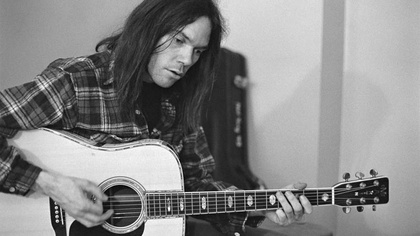
%> input picture Input/NY.jpg, 420 x 236 px, shrunk from 960 x 540 before the run
$ octave run.m   (GNU Octave 9; MATLAB toolbox functions it lacks are replaced by stand-ins)
%> lines starting %> are read from the running program, lines starting %| are printed output that depends on the picture
%> further down, I is the input picture: size 236x420 uint8; min 0, max 255, mean 134.6
### findDerivatives.m
function [Mag, Magx, Magy, Ori] = findDerivatives(I_gray)
%%  Description
%       compute gradient from grayscale image
%%  Input:
%         I_gray = (H, W), double matrix, grayscale image matrix
%
%%  Output:
% [5 lines of commented-out code are left out]

G = [2,4,5,4,2;4,9,12,9,4;5,12,15,12,5;4,9,12,9,4;2,4,5,4,2];
G = 1/159.* G;
dx = [1 0 -1];
dy = [1;0;-1];
Magx = conv2(I_gray,conv2(G, dx, 'same'),'same');
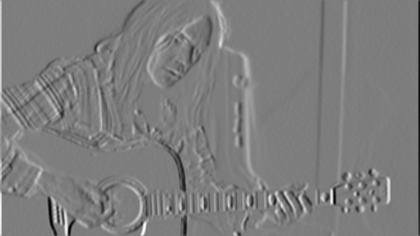
%> Magx: size 236x420 double; min -87.55, max 90.09, mean 0.1; drawn with min black and max white
Magy = conv2(I_gray,conv2(G, dy, 'same'),'same');
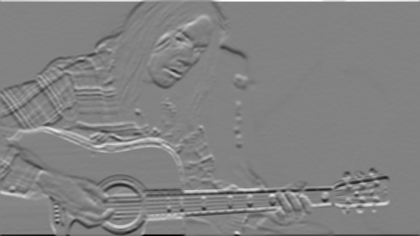
%> Magy: size 236x420 double; min -101.8, max 96.56, mean -0.2; drawn with min black and max white
Mag = sqrt(Magx.^2 + Magy.^2);
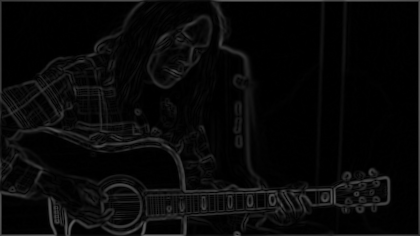
%> Mag: size 236x420 double; min 4.53e-15, max 101.8, mean 9.1
Ori = atan2(Magy,Magx)+3.1415;
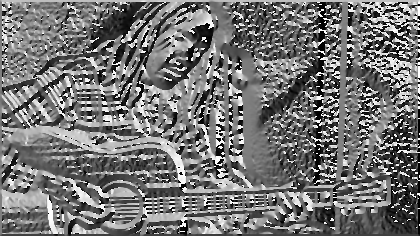
%> Ori: size 236x420 double; min -9.27e-05, max 6.28, mean 2.88; drawn with min black and max white
end

### nonMaxSup.m
function M = nonMaxSup(Mag, Ori)
%%  Description
%       compute the local minimal along the gradient.
%%  Input:
%         Mag = (H, W), double matrix, the magnitude of derivative
%         Ori = (H, W), double matrix, the orientation of derivative
%%  Output:
%         M = (H, W), logic matrix, the edge map
%

Mmax = max(max(Mag))
%> Mmax = 101.8
Mmin = min(min(Mag))
%> Mmin = 4.53e-15
th = 0.1*(Mmax - Mmin) + Mmin;
%> th = 10.18
[nr,nc] = size(Mag);
%> nr = 236; nc = 420
M = zeros(nr,nc);
for i = 2:nr-1
    for j = 2:nc-1
        if Mag(i,j) > th
            X = [-1,0,1;-1,0,1;-1,0,1];
            Y = [-1,-1,-1;0,0,0;1,1,1];
            Z = [Mag(i-1,j-1),Mag(i-1,j),Mag(i-1,j+1);
                 Mag(i,j-1),Mag(i,j),Mag(i,j+1);
                 Mag(i+1,j-1),Mag(i+1,j),Mag(i+1,j+1)];
            XI = [abs(cos(Ori(i,j))), -abs(cos(Ori(i,j)))];
            YI = [abs(sin(Ori(i,j))), -abs(sin(Ori(i,j)))];
            ZI = interp2(X,Y,Z,XI,YI);
            if Mag(i,j) >= ZI(1) & Mag(i,j) >= ZI(2)
                M(i,j) = Mmax;
            else
            	M(i,j) = th;
            end
        else
            M(i,j)=Mmin;
        end
    end
end
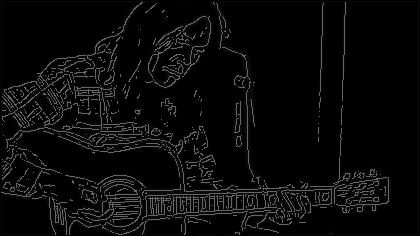
%> M: size 236x420 double; min 0, max 101.8, mean 10
%> after the loop, X = [-1 0 1; -1 0 1; -1 0 1]; XI = [0.699 -0.699]; Y = [-1 -1 -1; 0 0 0; 1 1 1]; YI = [0.715 -0.715]; Z = [3.11 29.86 54.18; 30.43 37.46 52; 53.49 51.59 49.52]; ZI = [49.42 17.25]
end

### edgeLink.m
function E = edgeLink(M, Mag, Ori)
%%  Description
%       use hysteresis to link edges
%%  Input:
%        M = (H, W), logic matrix, output from non-max suppression
%        Mag = (H, W), double matrix, the magnitude of gradient
%    		 Ori = (H, W), double matrix, the orientation of gradient
%
%%  Output:
%        E = (H, W), logic matrix, the edge detection result.
%

th_low = max(M(:))/2;
%> th_low = 50.92
th_high = max(M(:))-min(M(:));
%> th_high = 101.8
[nr,nc] = size(Mag);
E = zeros(nr,nc);
for i = 1:nr
    for j = 1:nc
        if (M(i,j) < th_low)
            E(i,j) = 0;
        elseif (M(i, j) > th_high)
            E(i,j) = 1;
        else
            if ((M(i+1,j) >= th_high) || ...
                (M(i-1,j) >= th_high) || ...
                (M(i,j+1) >= th_high) || ...
                (M(i,j-1) >= th_high))
                E(i,j) = 1;
            end
        end
    end
end
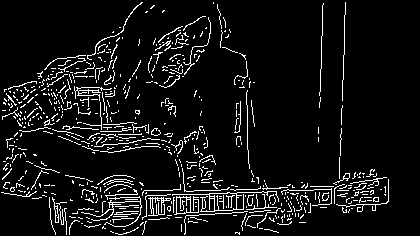
%> E: size 236x420 double; values 0 (black) and 1 (white), 7.6% white in thin lines or dots
end

### cannyRGB.m
function [E] = cannyRGB(I)

if size(I,3)>1
    [Mag, Magx, Magy, Ori] = findDerivatives(I(:,:,1));
    M = nonMaxSup(Mag, Ori);
    E(:,:,1) = edgeLink(M, Mag, Ori);

    [Mag, Magx, Magy, Ori] = findDerivatives(I(:,:,2));
    M = nonMaxSup(Mag, Ori);
    E(:,:,2) = edgeLink(M, Mag, Ori);

    [Mag, Magx, Magy, Ori] = findDerivatives(I(:,:,3));
    M = nonMaxSup(Mag, Ori);
    E(:,:,3) = edgeLink(M, Mag, Ori);
else
    I_gray = I;
    [Mag, Magx, Magy, Ori] = findDerivatives(I_gray);
    M = nonMaxSup(Mag, Ori);
    E = edgeLink(M, Mag, Ori);
end

end

### run.m
clear
clc

I = imread('./Input/NY.jpg');

O = cannyRGB(I);
imwrite(O,'./Results/o.jpg');
